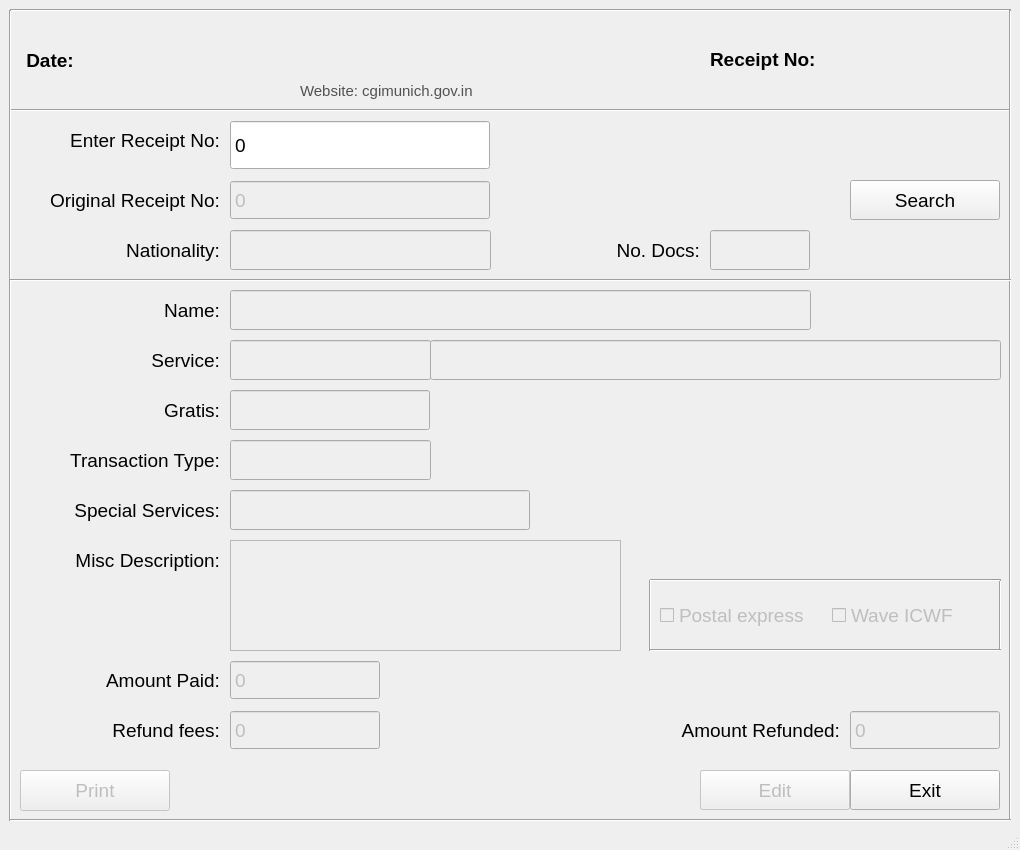
<?xml version="1.0" encoding="UTF-8"?>
<ui version="4.0">
 <class>RefundWindow</class>
 <widget class="QMainWindow" name="RefundWindow">
  <property name="geometry">
   <rect>
    <x>0</x>
    <y>0</y>
    <width>1020</width>
    <height>850</height>
   </rect>
  </property>
  <property name="sizePolicy">
   <sizepolicy hsizetype="Fixed" vsizetype="Fixed">
    <horstretch>0</horstretch>
    <verstretch>0</verstretch>
   </sizepolicy>
  </property>
  <property name="minimumSize">
   <size>
    <width>1020</width>
    <height>850</height>
   </size>
  </property>
  <property name="maximumSize">
   <size>
    <width>1020</width>
    <height>850</height>
   </size>
  </property>
  <property name="font">
   <font>
    <family>Arial</family>
    <pointsize>14</pointsize>
   </font>
  </property>
  <property name="windowTitle">
   <string>CGI Munich Refund Receipt</string>
  </property>
  <widget class="QWidget" name="centralwidget">
   <widget class="QWidget" name="horizontalLayoutWidget">
    <property name="geometry">
     <rect>
      <x>20</x>
      <y>20</y>
      <width>186</width>
      <height>80</height>
     </rect>
    </property>
    <layout class="QHBoxLayout" name="horizontalLayout">
     <item>
      <widget class="QLabel" name="date_lbl">
       <property name="sizePolicy">
        <sizepolicy hsizetype="Preferred" vsizetype="Preferred">
         <horstretch>1</horstretch>
         <verstretch>0</verstretch>
        </sizepolicy>
       </property>
       <property name="font">
        <font>
         <family>Arial</family>
         <pointsize>14</pointsize>
         <weight>75</weight>
         <bold>true</bold>
        </font>
       </property>
       <property name="text">
        <string>Date:</string>
       </property>
       <property name="alignment">
        <set>Qt::AlignCenter</set>
       </property>
      </widget>
     </item>
     <item>
      <widget class="QLabel" name="date_entry">
       <property name="sizePolicy">
        <sizepolicy hsizetype="Preferred" vsizetype="Preferred">
         <horstretch>2</horstretch>
         <verstretch>0</verstretch>
        </sizepolicy>
       </property>
       <property name="text">
        <string/>
       </property>
       <property name="alignment">
        <set>Qt::AlignLeading|Qt::AlignLeft|Qt::AlignVCenter</set>
       </property>
      </widget>
     </item>
    </layout>
   </widget>
   <widget class="Line" name="line_6">
    <property name="geometry">
     <rect>
      <x>10</x>
      <y>100</y>
      <width>1001</width>
      <height>20</height>
     </rect>
    </property>
    <property name="orientation">
     <enum>Qt::Horizontal</enum>
    </property>
   </widget>
   <widget class="QLabel" name="email_id">
    <property name="geometry">
     <rect>
      <x>300</x>
      <y>80</y>
      <width>211</width>
      <height>21</height>
     </rect>
    </property>
    <property name="font">
     <font>
      <family>Arial</family>
      <pointsize>11</pointsize>
     </font>
    </property>
    <property name="styleSheet">
     <string notr="true">color: rgb(81, 81, 81);</string>
    </property>
    <property name="text">
     <string>Website: cgimunich.gov.in</string>
    </property>
    <property name="alignment">
     <set>Qt::AlignLeading|Qt::AlignLeft|Qt::AlignVCenter</set>
    </property>
   </widget>
   <widget class="QWidget" name="horizontalLayoutWidget_2">
    <property name="geometry">
     <rect>
      <x>710</x>
      <y>19</y>
      <width>291</width>
      <height>81</height>
     </rect>
    </property>
    <layout class="QHBoxLayout" name="horizontalLayout_2">
     <item>
      <widget class="QLabel" name="receipt_lbl">
       <property name="font">
        <font>
         <family>Arial</family>
         <pointsize>14</pointsize>
         <weight>75</weight>
         <bold>true</bold>
        </font>
       </property>
       <property name="text">
        <string>Receipt No:</string>
       </property>
      </widget>
     </item>
     <item>
      <widget class="QLabel" name="rcpt_entry">
       <property name="text">
        <string/>
       </property>
      </widget>
     </item>
    </layout>
   </widget>
   <widget class="Line" name="line_16">
    <property name="geometry">
     <rect>
      <x>10</x>
      <y>0</y>
      <width>1001</width>
      <height>20</height>
     </rect>
    </property>
    <property name="orientation">
     <enum>Qt::Horizontal</enum>
    </property>
   </widget>
   <widget class="QLabel" name="label_10">
    <property name="geometry">
     <rect>
      <x>210</x>
      <y>10</y>
      <width>501</width>
      <height>71</height>
     </rect>
    </property>
    <property name="text">
     <string>&lt;html&gt;&lt;head/&gt;&lt;body&gt;&lt;p&gt;&lt;img src=&quot;:/logo/Munich_logo.png&quot;/&gt;&lt;/p&gt;&lt;/body&gt;&lt;/html&gt;</string>
    </property>
    <property name="alignment">
     <set>Qt::AlignCenter</set>
    </property>
   </widget>
   <widget class="Line" name="line_2">
    <property name="geometry">
     <rect>
      <x>0</x>
      <y>10</y>
      <width>20</width>
      <height>811</height>
     </rect>
    </property>
    <property name="orientation">
     <enum>Qt::Vertical</enum>
    </property>
   </widget>
   <widget class="Line" name="line_3">
    <property name="geometry">
     <rect>
      <x>1000</x>
      <y>10</y>
      <width>20</width>
      <height>811</height>
     </rect>
    </property>
    <property name="orientation">
     <enum>Qt::Vertical</enum>
    </property>
   </widget>
   <widget class="Line" name="line_7">
    <property name="geometry">
     <rect>
      <x>10</x>
      <y>810</y>
      <width>1001</width>
      <height>20</height>
     </rect>
    </property>
    <property name="orientation">
     <enum>Qt::Horizontal</enum>
    </property>
   </widget>
   <widget class="Line" name="line_8">
    <property name="geometry">
     <rect>
      <x>10</x>
      <y>270</y>
      <width>1001</width>
      <height>20</height>
     </rect>
    </property>
    <property name="orientation">
     <enum>Qt::Horizontal</enum>
    </property>
   </widget>
   <widget class="QLabel" name="rcpt_lbl">
    <property name="geometry">
     <rect>
      <x>10</x>
      <y>120</y>
      <width>210</width>
      <height>40</height>
     </rect>
    </property>
    <property name="font">
     <font>
      <family>Arial</family>
      <pointsize>14</pointsize>
     </font>
    </property>
    <property name="text">
     <string>Enter Receipt No:</string>
    </property>
    <property name="alignment">
     <set>Qt::AlignRight|Qt::AlignTrailing|Qt::AlignVCenter</set>
    </property>
   </widget>
   <widget class="QPushButton" name="srch_btn">
    <property name="geometry">
     <rect>
      <x>850</x>
      <y>180</y>
      <width>150</width>
      <height>40</height>
     </rect>
    </property>
    <property name="font">
     <font>
      <family>Arial</family>
      <pointsize>14</pointsize>
     </font>
    </property>
    <property name="text">
     <string>Search</string>
    </property>
   </widget>
   <widget class="QLabel" name="name_lbl">
    <property name="geometry">
     <rect>
      <x>10</x>
      <y>290</y>
      <width>210</width>
      <height>40</height>
     </rect>
    </property>
    <property name="text">
     <string>Name:</string>
    </property>
    <property name="alignment">
     <set>Qt::AlignRight|Qt::AlignTrailing|Qt::AlignVCenter</set>
    </property>
   </widget>
   <widget class="QLabel" name="nat_lbl">
    <property name="geometry">
     <rect>
      <x>10</x>
      <y>230</y>
      <width>210</width>
      <height>40</height>
     </rect>
    </property>
    <property name="text">
     <string>Nationality:</string>
    </property>
    <property name="alignment">
     <set>Qt::AlignRight|Qt::AlignTrailing|Qt::AlignVCenter</set>
    </property>
   </widget>
   <widget class="QLabel" name="srvc_lbl">
    <property name="geometry">
     <rect>
      <x>10</x>
      <y>340</y>
      <width>210</width>
      <height>40</height>
     </rect>
    </property>
    <property name="text">
     <string>Service:</string>
    </property>
    <property name="alignment">
     <set>Qt::AlignRight|Qt::AlignTrailing|Qt::AlignVCenter</set>
    </property>
   </widget>
   <widget class="QLabel" name="doc_lbl">
    <property name="geometry">
     <rect>
      <x>569</x>
      <y>230</y>
      <width>131</width>
      <height>40</height>
     </rect>
    </property>
    <property name="text">
     <string>No. Docs:</string>
    </property>
    <property name="alignment">
     <set>Qt::AlignRight|Qt::AlignTrailing|Qt::AlignVCenter</set>
    </property>
   </widget>
   <widget class="QLabel" name="trans_type_lbl">
    <property name="geometry">
     <rect>
      <x>10</x>
      <y>440</y>
      <width>210</width>
      <height>40</height>
     </rect>
    </property>
    <property name="text">
     <string>Transaction Type:</string>
    </property>
    <property name="alignment">
     <set>Qt::AlignRight|Qt::AlignTrailing|Qt::AlignVCenter</set>
    </property>
   </widget>
   <widget class="QLabel" name="gratis_lbl">
    <property name="geometry">
     <rect>
      <x>10</x>
      <y>390</y>
      <width>210</width>
      <height>40</height>
     </rect>
    </property>
    <property name="text">
     <string>Gratis:</string>
    </property>
    <property name="alignment">
     <set>Qt::AlignRight|Qt::AlignTrailing|Qt::AlignVCenter</set>
    </property>
   </widget>
   <widget class="QLabel" name="spsrvc_lbl">
    <property name="geometry">
     <rect>
      <x>10</x>
      <y>490</y>
      <width>210</width>
      <height>40</height>
     </rect>
    </property>
    <property name="text">
     <string>Special Services:</string>
    </property>
    <property name="alignment">
     <set>Qt::AlignRight|Qt::AlignTrailing|Qt::AlignVCenter</set>
    </property>
   </widget>
   <widget class="QLabel" name="total_lbl">
    <property name="geometry">
     <rect>
      <x>10</x>
      <y>660</y>
      <width>210</width>
      <height>40</height>
     </rect>
    </property>
    <property name="font">
     <font>
      <family>Arial</family>
      <pointsize>14</pointsize>
     </font>
    </property>
    <property name="text">
     <string>Amount Paid:</string>
    </property>
    <property name="alignment">
     <set>Qt::AlignRight|Qt::AlignTrailing|Qt::AlignVCenter</set>
    </property>
   </widget>
   <widget class="QSpinBox" name="tot_ref_entry">
    <property name="enabled">
     <bool>false</bool>
    </property>
    <property name="geometry">
     <rect>
      <x>850</x>
      <y>710</y>
      <width>150</width>
      <height>40</height>
     </rect>
    </property>
    <property name="buttonSymbols">
     <enum>QAbstractSpinBox::NoButtons</enum>
    </property>
    <property name="maximum">
     <number>9999</number>
    </property>
   </widget>
   <widget class="QSpinBox" name="total_entry">
    <property name="enabled">
     <bool>false</bool>
    </property>
    <property name="geometry">
     <rect>
      <x>230</x>
      <y>660</y>
      <width>150</width>
      <height>40</height>
     </rect>
    </property>
    <property name="buttonSymbols">
     <enum>QAbstractSpinBox::NoButtons</enum>
    </property>
    <property name="maximum">
     <number>9999</number>
    </property>
   </widget>
   <widget class="QLabel" name="tot_ref_lbl">
    <property name="geometry">
     <rect>
      <x>630</x>
      <y>710</y>
      <width>210</width>
      <height>40</height>
     </rect>
    </property>
    <property name="font">
     <font>
      <family>Arial</family>
      <pointsize>14</pointsize>
     </font>
    </property>
    <property name="text">
     <string>Amount Refunded:</string>
    </property>
    <property name="alignment">
     <set>Qt::AlignRight|Qt::AlignTrailing|Qt::AlignVCenter</set>
    </property>
   </widget>
   <widget class="QPushButton" name="prnt_btn">
    <property name="enabled">
     <bool>false</bool>
    </property>
    <property name="geometry">
     <rect>
      <x>20</x>
      <y>770</y>
      <width>150</width>
      <height>41</height>
     </rect>
    </property>
    <property name="sizePolicy">
     <sizepolicy hsizetype="Minimum" vsizetype="Fixed">
      <horstretch>0</horstretch>
      <verstretch>0</verstretch>
     </sizepolicy>
    </property>
    <property name="font">
     <font>
      <family>Arial</family>
      <pointsize>14</pointsize>
     </font>
    </property>
    <property name="text">
     <string>Print</string>
    </property>
   </widget>
   <widget class="QPushButton" name="exit_btn">
    <property name="geometry">
     <rect>
      <x>850</x>
      <y>770</y>
      <width>150</width>
      <height>40</height>
     </rect>
    </property>
    <property name="text">
     <string>Exit</string>
    </property>
   </widget>
   <widget class="QLineEdit" name="name_view">
    <property name="enabled">
     <bool>false</bool>
    </property>
    <property name="geometry">
     <rect>
      <x>230</x>
      <y>290</y>
      <width>581</width>
      <height>40</height>
     </rect>
    </property>
    <property name="font">
     <font>
      <family>Arial</family>
      <pointsize>14</pointsize>
     </font>
    </property>
   </widget>
   <widget class="QLineEdit" name="nat_view">
    <property name="enabled">
     <bool>false</bool>
    </property>
    <property name="geometry">
     <rect>
      <x>230</x>
      <y>230</y>
      <width>261</width>
      <height>40</height>
     </rect>
    </property>
    <property name="font">
     <font>
      <family>Arial</family>
      <pointsize>14</pointsize>
     </font>
    </property>
   </widget>
   <widget class="QLineEdit" name="srvc_view">
    <property name="enabled">
     <bool>false</bool>
    </property>
    <property name="geometry">
     <rect>
      <x>230</x>
      <y>340</y>
      <width>201</width>
      <height>40</height>
     </rect>
    </property>
    <property name="font">
     <font>
      <family>Arial</family>
      <pointsize>14</pointsize>
     </font>
    </property>
    <property name="text">
     <string/>
    </property>
   </widget>
   <widget class="QLineEdit" name="docs_view">
    <property name="enabled">
     <bool>false</bool>
    </property>
    <property name="geometry">
     <rect>
      <x>710</x>
      <y>230</y>
      <width>100</width>
      <height>40</height>
     </rect>
    </property>
    <property name="font">
     <font>
      <family>Arial</family>
      <pointsize>14</pointsize>
     </font>
    </property>
   </widget>
   <widget class="QLineEdit" name="trans_type_view">
    <property name="enabled">
     <bool>false</bool>
    </property>
    <property name="geometry">
     <rect>
      <x>230</x>
      <y>440</y>
      <width>201</width>
      <height>40</height>
     </rect>
    </property>
    <property name="font">
     <font>
      <family>Arial</family>
      <pointsize>14</pointsize>
     </font>
    </property>
   </widget>
   <widget class="QLineEdit" name="gratis_view">
    <property name="enabled">
     <bool>false</bool>
    </property>
    <property name="geometry">
     <rect>
      <x>230</x>
      <y>390</y>
      <width>200</width>
      <height>40</height>
     </rect>
    </property>
    <property name="font">
     <font>
      <family>Arial</family>
      <pointsize>14</pointsize>
     </font>
    </property>
   </widget>
   <widget class="QLineEdit" name="spsrvc_view">
    <property name="enabled">
     <bool>false</bool>
    </property>
    <property name="geometry">
     <rect>
      <x>230</x>
      <y>490</y>
      <width>300</width>
      <height>40</height>
     </rect>
    </property>
    <property name="font">
     <font>
      <family>Arial</family>
      <pointsize>14</pointsize>
     </font>
    </property>
   </widget>
   <widget class="QLineEdit" name="srvc_desc_view">
    <property name="enabled">
     <bool>false</bool>
    </property>
    <property name="geometry">
     <rect>
      <x>430</x>
      <y>340</y>
      <width>571</width>
      <height>40</height>
     </rect>
    </property>
    <property name="font">
     <font>
      <family>Arial</family>
      <pointsize>14</pointsize>
     </font>
    </property>
    <property name="inputMethodHints">
     <set>Qt::ImhMultiLine</set>
    </property>
   </widget>
   <widget class="QTextEdit" name="other_entry">
    <property name="enabled">
     <bool>false</bool>
    </property>
    <property name="geometry">
     <rect>
      <x>230</x>
      <y>540</y>
      <width>391</width>
      <height>111</height>
     </rect>
    </property>
    <property name="verticalScrollBarPolicy">
     <enum>Qt::ScrollBarAlwaysOff</enum>
    </property>
    <property name="horizontalScrollBarPolicy">
     <enum>Qt::ScrollBarAlwaysOff</enum>
    </property>
   </widget>
   <widget class="QLabel" name="other_lbl">
    <property name="geometry">
     <rect>
      <x>10</x>
      <y>540</y>
      <width>210</width>
      <height>40</height>
     </rect>
    </property>
    <property name="font">
     <font>
      <family>Arial</family>
      <pointsize>14</pointsize>
     </font>
    </property>
    <property name="text">
     <string>Misc Description:</string>
    </property>
    <property name="alignment">
     <set>Qt::AlignRight|Qt::AlignTrailing|Qt::AlignVCenter</set>
    </property>
   </widget>
   <widget class="QSpinBox" name="srch_rcptno_edt">
    <property name="geometry">
     <rect>
      <x>230</x>
      <y>120</y>
      <width>260</width>
      <height>50</height>
     </rect>
    </property>
    <property name="buttonSymbols">
     <enum>QAbstractSpinBox::NoButtons</enum>
    </property>
    <property name="maximum">
     <number>1000000100</number>
    </property>
    <property name="displayIntegerBase">
     <number>10</number>
    </property>
   </widget>
   <widget class="QLabel" name="ded_lbl">
    <property name="geometry">
     <rect>
      <x>10</x>
      <y>710</y>
      <width>210</width>
      <height>40</height>
     </rect>
    </property>
    <property name="text">
     <string>Refund fees:</string>
    </property>
    <property name="alignment">
     <set>Qt::AlignRight|Qt::AlignTrailing|Qt::AlignVCenter</set>
    </property>
   </widget>
   <widget class="QSpinBox" name="ded_entry">
    <property name="enabled">
     <bool>false</bool>
    </property>
    <property name="geometry">
     <rect>
      <x>230</x>
      <y>710</y>
      <width>150</width>
      <height>40</height>
     </rect>
    </property>
    <property name="buttonSymbols">
     <enum>QAbstractSpinBox::NoButtons</enum>
    </property>
    <property name="maximum">
     <number>9999</number>
    </property>
   </widget>
   <widget class="QPushButton" name="save_btn">
    <property name="enabled">
     <bool>false</bool>
    </property>
    <property name="geometry">
     <rect>
      <x>700</x>
      <y>770</y>
      <width>150</width>
      <height>40</height>
     </rect>
    </property>
    <property name="sizePolicy">
     <sizepolicy hsizetype="Minimum" vsizetype="Expanding">
      <horstretch>0</horstretch>
      <verstretch>0</verstretch>
     </sizepolicy>
    </property>
    <property name="font">
     <font>
      <family>Arial</family>
      <pointsize>14</pointsize>
     </font>
    </property>
    <property name="text">
     <string>Save</string>
    </property>
   </widget>
   <widget class="Line" name="line_5">
    <property name="geometry">
     <rect>
      <x>640</x>
      <y>580</y>
      <width>20</width>
      <height>71</height>
     </rect>
    </property>
    <property name="orientation">
     <enum>Qt::Vertical</enum>
    </property>
   </widget>
   <widget class="QWidget" name="horizontalLayoutWidget_5">
    <property name="geometry">
     <rect>
      <x>660</x>
      <y>590</y>
      <width>337</width>
      <height>51</height>
     </rect>
    </property>
    <layout class="QHBoxLayout" name="post_waveicf_layout_2">
     <item>
      <widget class="QCheckBox" name="postExp_chk">
       <property name="enabled">
        <bool>false</bool>
       </property>
       <property name="font">
        <font>
         <family>Arial</family>
        </font>
       </property>
       <property name="text">
        <string>Postal express</string>
       </property>
      </widget>
     </item>
     <item>
      <widget class="QCheckBox" name="waveicf_chk">
       <property name="enabled">
        <bool>false</bool>
       </property>
       <property name="font">
        <font>
         <family>Arial</family>
        </font>
       </property>
       <property name="text">
        <string>Wave ICWF</string>
       </property>
      </widget>
     </item>
    </layout>
   </widget>
   <widget class="Line" name="line_9">
    <property name="geometry">
     <rect>
      <x>990</x>
      <y>580</y>
      <width>20</width>
      <height>71</height>
     </rect>
    </property>
    <property name="orientation">
     <enum>Qt::Vertical</enum>
    </property>
   </widget>
   <widget class="Line" name="line_17">
    <property name="geometry">
     <rect>
      <x>650</x>
      <y>570</y>
      <width>351</width>
      <height>20</height>
     </rect>
    </property>
    <property name="orientation">
     <enum>Qt::Horizontal</enum>
    </property>
   </widget>
   <widget class="Line" name="line_18">
    <property name="geometry">
     <rect>
      <x>650</x>
      <y>640</y>
      <width>351</width>
      <height>20</height>
     </rect>
    </property>
    <property name="orientation">
     <enum>Qt::Horizontal</enum>
    </property>
   </widget>
   <widget class="QPushButton" name="edt_btn">
    <property name="enabled">
     <bool>false</bool>
    </property>
    <property name="geometry">
     <rect>
      <x>700</x>
      <y>770</y>
      <width>150</width>
      <height>40</height>
     </rect>
    </property>
    <property name="font">
     <font>
      <family>Arial</family>
     </font>
    </property>
    <property name="text">
     <string>Edit</string>
    </property>
   </widget>
   <widget class="QLabel" name="org_rcpt_no_lbl">
    <property name="geometry">
     <rect>
      <x>10</x>
      <y>180</y>
      <width>210</width>
      <height>40</height>
     </rect>
    </property>
    <property name="text">
     <string>Original Receipt No:</string>
    </property>
    <property name="alignment">
     <set>Qt::AlignRight|Qt::AlignTrailing|Qt::AlignVCenter</set>
    </property>
   </widget>
   <widget class="QSpinBox" name="org_rcpt_no_view">
    <property name="enabled">
     <bool>false</bool>
    </property>
    <property name="geometry">
     <rect>
      <x>230</x>
      <y>180</y>
      <width>260</width>
      <height>40</height>
     </rect>
    </property>
    <property name="buttonSymbols">
     <enum>QAbstractSpinBox::NoButtons</enum>
    </property>
    <property name="maximum">
     <number>1000000100</number>
    </property>
   </widget>
  </widget>
  <widget class="QStatusBar" name="statusbar"/>
 </widget>
 <resources>
  <include location="assets/res.qrc"/>
 </resources>
 <connections/>
</ui>
